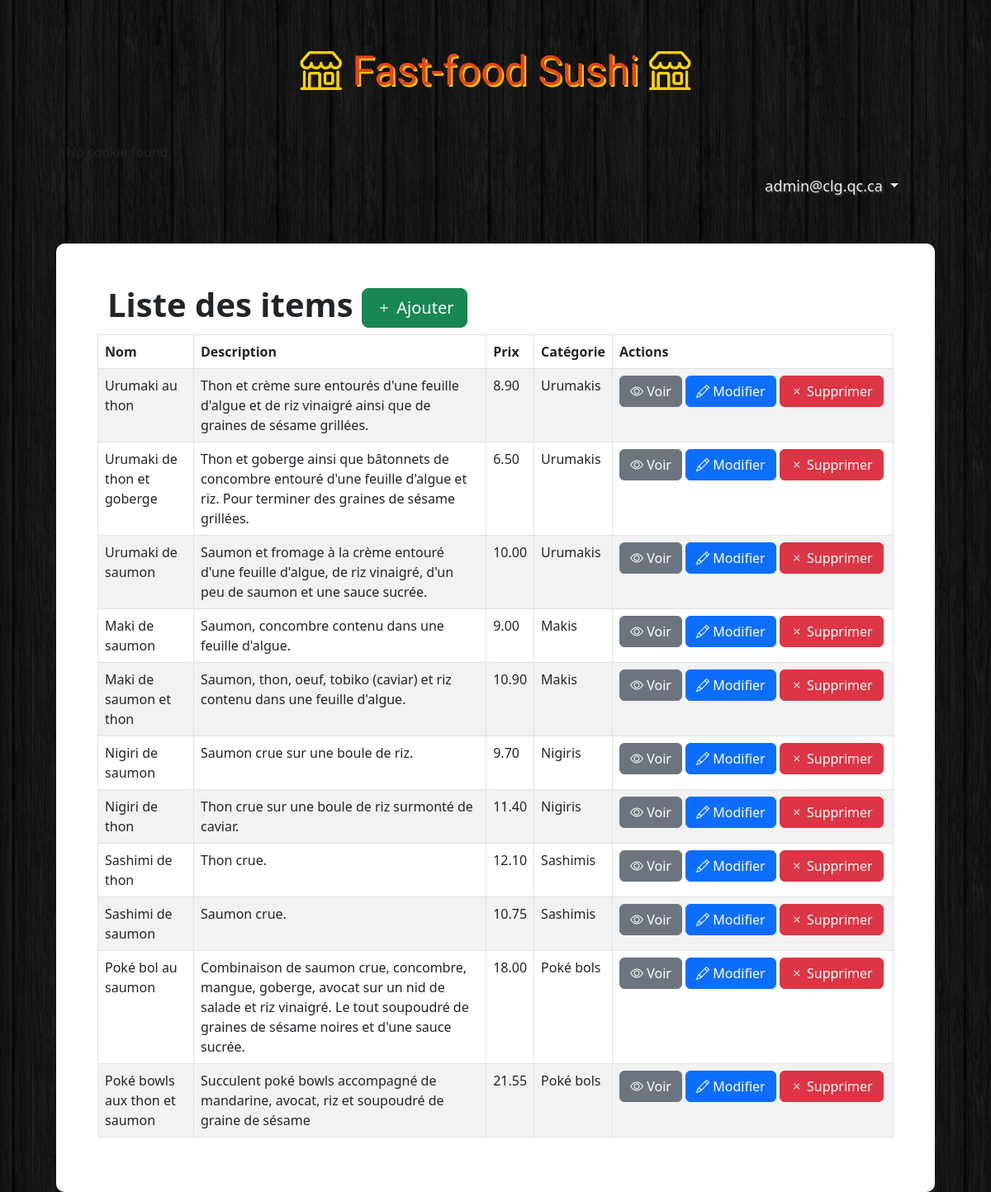
The page /items (signed in) on the database its author committed.
### tables this page shows
CREATE TABLE IF NOT EXISTS `items` (
  `id` int NOT NULL AUTO_INCREMENT,
  `name` varchar(100) NOT NULL,
  `description` varchar(255) NOT NULL,
  `price` float NOT NULL,
  `image` varchar(255) NOT NULL,
  `idCategory` int NOT NULL,
  PRIMARY KEY (`id`),
  KEY `IDCategory` (`idCategory`)
);

CREATE TABLE IF NOT EXISTS `categories` (
  `id` int NOT NULL AUTO_INCREMENT,
  `name` varchar(100) NOT NULL,
  PRIMARY KEY (`id`)
);

### controllers/list-items.php (called while the page is built, shortened)
<?php
$pdo = databaseGetPDO(CONFIGURATIONS['database'], DB_PARAMS);
$email = $_SESSION['email'];
try {
    $query = $pdo->query("
        SELECT
            items.id,
            items.name AS item_name,
            items.description,
            items.price,
            categories.name AS category_name
        FROM items
        JOIN categories ON items.idCategory = categories.id
    ");
    $items = $query->fetchAll(PDO::FETCH_ASSOC);
} catch (PDOException $e) {
    die('Erreur lors de la récupération des items : ' . $e->getMessage());
}
require_once 'views/list-items.php';

### index.php (called while the page is built, shortened)
<?php
routeToController(uriPath());

### views/list-items.php (the view, shortened to what this page needs)
<?php
require 'partials/head.php';
require 'partials/header.php';
?>
<?php if (isset($_COOKIE['remembered_email'])) {
    echo "Cookie value: " . $_COOKIE['remembered_email'];
} else {
    echo "No cookie found.";
}
?>
<nav class="navbar navbar-expand-lg navbar-dark">
    <div class="container">
        <div class="collapse navbar-collapse" id="navbarsMain">
            <ul class="container nav navbar-nav justify-content-end">
                <li class="nav-item dropdown">
                    <a class="nav-link dropdown-toggle nav-account" href="#" id="navbarDropdown"
                        data-bs-toggle="dropdown" aria-expanded="false">
                        <?= htmlspecialchars($email) ?>
                    </a>
                </li>
            </ul>
        </div>
    </div>
</nav>
<div class="row admin">
    <h1>
        <strong>Liste des items</strong>
        <a href="items-add" class="btn btn-success btn-lg">
            <span class="bi-plus"></span> Ajouter
        </a>
    </h1>
    <table class="table table-striped table-bordered">
        <thead>
            <tr>
                <th>Nom</th>
                <th>Description</th>
                <th>Prix</th>
                <th>Catégorie</th>
                <th>Actions</th>
            </tr>
        </thead>
        <tbody>
            <?php if (!empty($items)): ?>
                <?php foreach ($items as $item): ?>
                    <tr>
                        <td><?= htmlspecialchars($item['item_name']) ?></td>
                        <td><?= htmlspecialchars($item['description']) ?></td>
                        <td><?= number_format($item['price'], 2) ?></td>
                        <td><?= htmlspecialchars($item['category_name']) ?></td>
                        <td width=340>
                            <form action="/items-view" method="GET" style="display: inline;">
                                <button type="submit" class="btn btn-secondary">
                                    <span class="bi-eye"></span> Voir
                                </button>
                            </form>
                            <form action="/items-edit" method="GET" style="display: inline;">
                                <button type="submit" class="btn btn-primary">
                                    <span class="bi-pencil"></span> Modifier
                                </button>
                            </form>
                            <form action="/items-delete" method="POST" style="display: inline;">
                                <button type="submit" class="btn btn-danger">
                                    <span class="bi-x"></span> Supprimer
                                </button>
                            </form>
                        </td>
                    </tr>
                <?php endforeach; ?>
            <?php else: ?>
                <tr>
                    <td colspan="5">Aucun item trouvé.</td>
                </tr>
            <?php endif; ?>
        </tbody>
    </table>
</div>
<?php require 'partials/footer.php'; ?>

### public/css/styles.css (style rules this page uses)
body { padding: 0px 80px; background: url(../images/bg.png); }
.nav { margin-bottom: 40px; }
.nav-link { color: #eee; font-size: 18px; text-shadow: 2px 2px #333; cursor: pointer; }
.admin { background: #fff; padding: 50px; border-radius: 10px; }

### rows shown on the page
items: name "Urumaki au thon", description "Thon et crème sure entourés d'une feuille d'algue et de riz vinaigré ainsi que de graines de sésame grillées.", price "8.90", idCategory.name "Urumakis"
items: name "Urumaki de thon et goberge", description "Thon et goberge ainsi que bâtonnets de concombre entouré d'une feuille d'algue et riz. Pour terminer des graines de sésame grillées.", price "6.50", idCategory.name "Urumakis"
items: name "Urumaki de saumon", description "Saumon et fromage à la crème entouré d'une feuille d'algue, de riz vinaigré, d'un peu de saumon et une sauce sucrée.", price "10.00", idCategory.name "Urumakis"
items: name "Maki de saumon", description "Saumon, concombre contenu dans une feuille d'algue.", price "9.00", idCategory.name "Makis"
items: name "Maki de saumon et thon", description "Saumon, thon, oeuf, tobiko (caviar) et riz contenu dans une feuille d'algue.", price "10.90", idCategory.name "Makis"
items: name "Nigiri de saumon", description "Saumon crue sur une boule de riz.", price "9.70", idCategory.name "Nigiris"
items: name "Nigiri de thon", description "Thon crue sur une boule de riz surmonté de caviar.", price "11.40", idCategory.name "Nigiris"
items: name "Sashimi de thon", description "Thon crue.", price "12.10", idCategory.name "Sashimis"
items: name "Sashimi de saumon", description "Saumon crue.", price "10.75", idCategory.name "Sashimis"
items: name "Poké bol au saumon", description "Combinaison de saumon crue, concombre, mangue, goberge, avocat sur un nid de salade et riz vinaigré. Le tout soupoudré de graines de sésame noires et d'une sauce sucrée.", price "18.00", idCategory.name "Poké bols"
items: name "Poké bowls aux thon et saumon", description "Succulent poké bowls accompagné de mandarine, avocat, riz et soupoudré de graine de sésame", price "21.55", idCategory.name "Poké bols"

### other values the page prints
$email "admin@clg.qc.ca"
